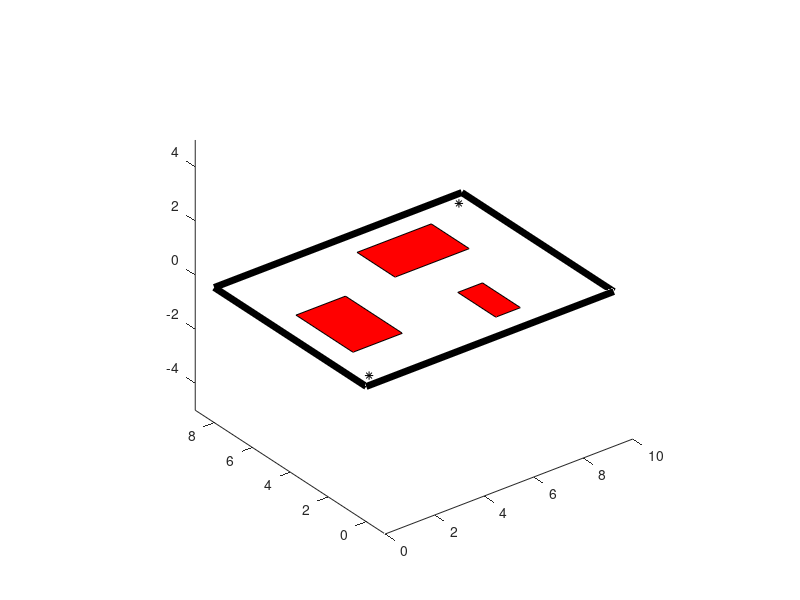

Reproduce this figure in MATLAB. (Note: this script raises an error after producing the figure.)
% clear; clc; close all;
close all
%% make environment

% bounds
xLB = 0;
xUB = 10;
yLB = 0;
yUB = 8;

% points
stPoint = [xLB + 0.5; yLB + 0.5];
endPoint = [xUB - 0.5; yUB - 0.5 ; 0 ; 0];

% obstacle
obs1_xLB = 1;
obs1_xUB = 3;
obs1_yLB = 2;
obs1_yUB = 5;

obs2_xLB = 5;
obs2_xUB = 8;
obs2_yLB = 5;
obs2_yUB = 7;

obs3_xLB = 6;
obs3_xUB = 7;
obs3_yLB = 1;
obs3_yUB = 3;

%% plot environment

figure(1)
% points
plot3([stPoint(1) endPoint(1)],[stPoint(2) endPoint(2)],[0 0],'k*')
axis equal
hold on

%bounds
plot([xLB xUB],[yLB yLB],'k','LineWidth',5)
hold on
plot([xLB xUB],[yUB yUB],'k','LineWidth',5)
hold on
plot([xLB xLB],[yLB yUB],'k','LineWidth',5)
hold on
plot([xUB xUB],[yLB yUB],'k','LineWidth',5)

% obstacle
hold on
fill([obs1_xLB obs1_xLB obs1_xUB obs1_xUB], ...
        [obs1_yLB obs1_yUB obs1_yUB obs1_yLB],'r')
fill([obs2_xLB obs2_xLB obs2_xUB obs2_xUB], ...
        [obs2_yLB obs2_yUB obs2_yUB obs2_yLB],'r')
fill([obs3_xLB obs3_xLB obs3_xUB obs3_xUB], ...
        [obs3_yLB obs3_yUB obs3_yUB obs3_yLB],'r')    

% %% formulate and solve MIP problem
% N = 10; % number of hops
% nBoundaries = 4;
% 
% z1 = binvar(nBoundaries,N);
% z2 = binvar(nBoundaries,N);
% z3 = binvar(nBoundaries,N);
% x = sdpvar(5,N); % [x y vx vy vz]'
% M = 100;
% safety = 0.5;
% 
% 
% constr = [x(1,:) <= obs1_xLB - safety + z1(1,:)*M, ... % Obstacle
%            x(1,:) >= obs1_xUB + safety - z1(2,:)*M, ... 
%            x(2,:) <= obs1_yLB - safety + z1(3,:)*M, ... 
%            x(2,:) >= obs1_yUB + safety - z1(4,:)*M, ...
%            z1(1,:) + z1(2,:) + z1(3,:) + z1(4,:) <= 3, ... 
%            x(1,:) <= obs2_xLB - safety + z2(1,:)*M, ...
%            x(1,:) >= obs2_xUB + safety - z2(2,:)*M, ...
%            x(2,:) <= obs2_yLB - safety + z2(3,:)*M, ... 
%            x(2,:) >= obs2_yUB + safety - z2(4,:)*M, ...
%            z2(1,:) + z2(2,:) + z2(3,:) + z2(4,:) <= 3, ...
%            x(1,:) <= obs3_xLB - safety + z3(1,:)*M, ...
%            x(1,:) >= obs3_xUB + safety - z3(2,:)*M, ...
%            x(2,:) <= obs3_yLB - safety + z3(3,:)*M, ... 
%            x(2,:) >= obs3_yUB + safety - z3(4,:)*M, ...
%            z3(1,:) + z3(2,:) + z3(3,:) + z3(4,:) <= 3, ...   
%            x(1:2,1) == stPoint, ... % Start point
%            x(1:4,N) == endPoint, ... % End point
%            x(3,1:N-1).*x(5,1:N-1) == 4.9*(x(1,2:N)- x(1,1:N-1)),... % Constrain X vel
%            x(4,1:N-1).*x(5,1:N-1) == 4.9*(x(2,2:N)- x(2,1:N-1)),...
%            x(5,:) >= 0]; % Constrain Z vel
% 
% VZ = 1;
% VXY = 1;
% B = diag([5 5 1 1 1]);
% 
% objective = 2*VZ*x(5,1:N-1)*x(5,1:N-1)'...
%     + VXY * (  (x(3,2:N) - x(3,1:N-1)) * (x(3,2:N) - x(3,1:N-1))'  ...
%               +(x(4,2:N) - x(4,1:N-1)) * (x(4,2:N) - x(4,1:N-1))'  )...
%     + VXY*( x(3,1)^2 + x(4,1)^2 );
%     
% 
% solutions = {};
% for i = 1:5
%     if i == 1
%         time = 1;
%     elseif i == 2
%         time = 6;
%     elseif i == 3
%         time = 11;
%     elseif i ==4
%         time = 25;
%     else 
%         time = 30;
%     end
% 
%     options = sdpsettings('verbose',2,'solver','GUROBI','debug',1,'GUROBI.TimeLimit',time);
%     sol = optimize(constr,objective,options);
% 
%     solutions{i} = value(x);
% end
% 
for i = 1:4
    x = solutions{i};
    
    % plot with size of marker proportional to z velocity
    p1 = plot(x(1,1:N/2+1),x(2,1:N/2+1),'b*-');drawnow
    p2 = plot(x(1,N/2+1:N),x(2,N/2+1:N),'k*-');drawnow

    vel_scale = 0.1;
    for ix = 1:N
       p3 = plot3([x(1,ix), x(1,ix) + vel_scale*x(3,ix)] ,...
                [x(2,ix), x(2,ix) + vel_scale*x(4,ix)] ,...
                [0             , 0              + vel_scale*x(5,ix)] , 'g-');drawnow
    end
    
    pause(1)
    if i ~= 4
        delete(p1);
        delete(p2);
        delete(p3);
    end
    
end